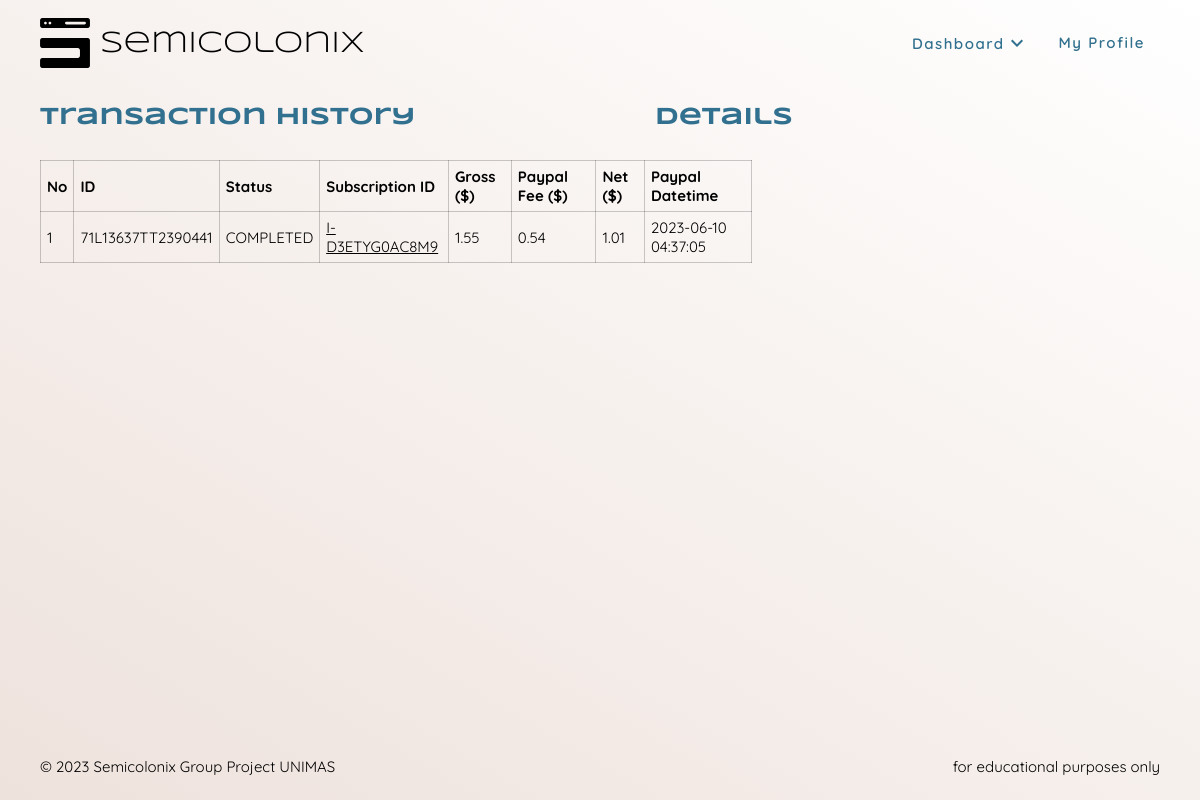
Before: /admin/transaction_history.php (signed in) with the older database file.
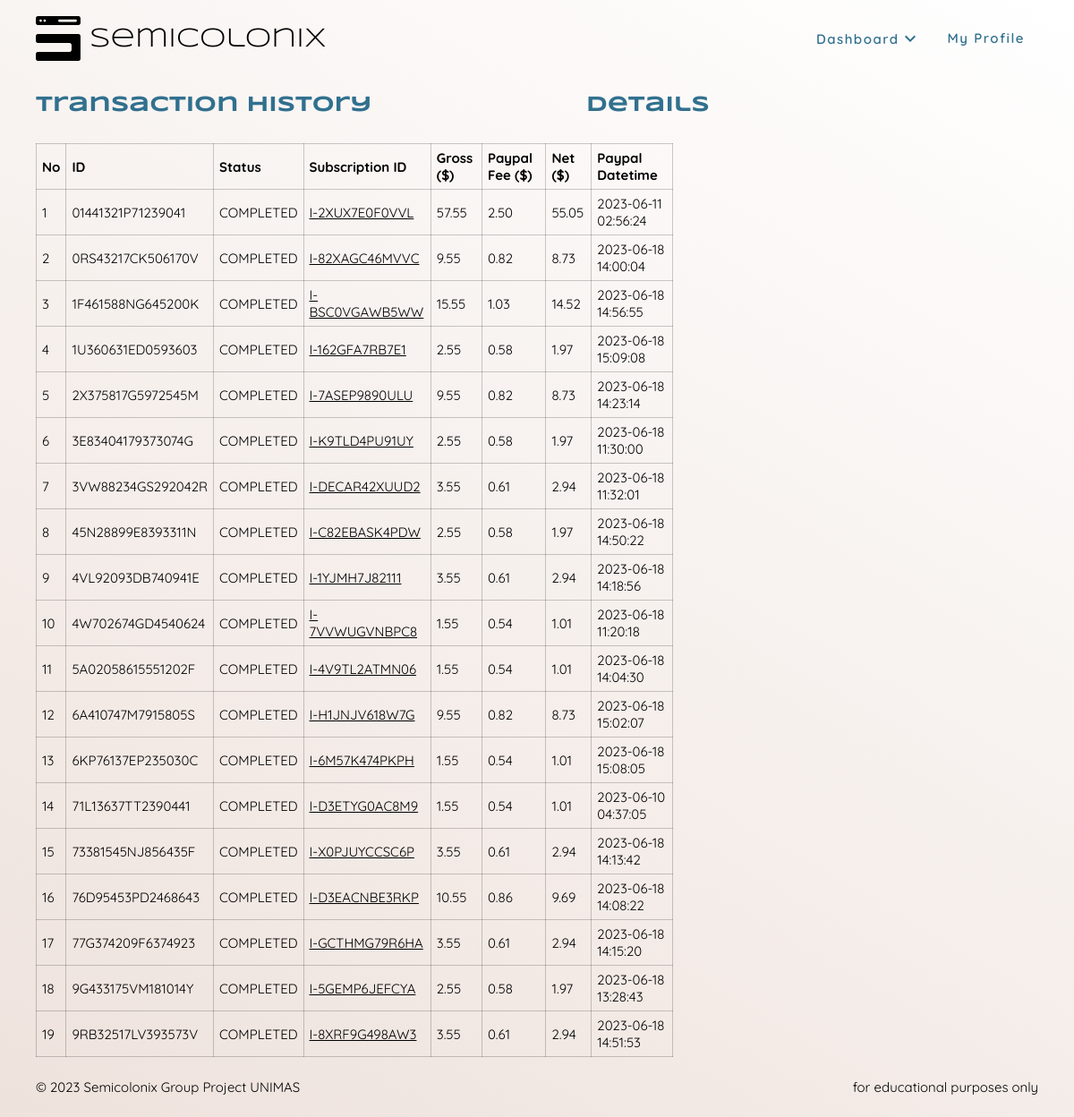
After: the same page with the newer database file.
### tables this page shows
CREATE TABLE `transaction` (
  `trans_id` varchar(255) NOT NULL,
  `trans_sub_id` varchar(255) NOT NULL,
  `trans_status` varchar(255) NOT NULL,
  `trans_currency_code` text NOT NULL,
  `trans_gross_amount` double(10,2) NOT NULL,
  `trans_fee_amount` double(10,2) NOT NULL,
  `trans_net_amount` double(10,2) NOT NULL,
  `trans_datetime` datetime NOT NULL
);

### handlers/get_all_transaction.php (called while the page is built, shortened)
<?php
function getAllTransaction(?string $transSubId = null)
{
    require($_SERVER['DOCUMENT_ROOT'] . "/config/conn.php");
    $response = array();
    $transInfo = array();
    try {
        if ($transSubId == null) {
            $query = "SELECT * FROM transaction";
        } else {
            $query = "SELECT * FROM transaction WHERE trans_sub_id = '" . $transSubId . "'";
        }
        $result = mysqli_query($conn, $query);
        while ($row = mysqli_fetch_assoc($result)) {
            $transInfo[] = $row;
        }
        $response = $transInfo;
    } catch (Exception $e) {
        $response['error'] = $e->getMessage();
    }
    return $response;
}

### admin/transaction_history.php (the view, shortened to what this page needs)
<?php
require_once($_SERVER['DOCUMENT_ROOT'] . "/config/conn.php");
include_once($_SERVER['DOCUMENT_ROOT'] . "/handlers/get_all_transaction.php");
$allTrans = getAllTransaction();
?>
<!DOCTYPE html>
<html lang="en">
<head>
    <link rel="stylesheet" href="/css/main.css">
    <link rel="stylesheet" href="/css/admin-transaction-history.css">
</head>
<body>
    <?php require_once($_SERVER['DOCUMENT_ROOT'] . "/includes/nav.php"); ?>
    <div class="main-container">
        <div class="grid-layout">
            <div class="grid-1">
                <table id="transaction-detail-table">
                    <caption class="c1 font-primary text-h1 font-w-700">Transaction History</caption>
                    <tr>
                        <th>No</th>
                        <th>ID</th>
                        <th>Status</th>
                        <th>Subscription ID</th>
                        <th>Gross ($)</th>
                        <th>Paypal Fee ($)</th>
                        <th>Net ($)</th>
                        <th>Paypal Datetime</th>
                    </tr>
                    <?php
                    $count = 0;
                    foreach ($allTrans as $temp) {
                        echo "<tr>";
                        echo "<td>" . ++$count . "</td>";
                        echo "<td>" . $temp['trans_id'] . "</td>";
                        echo "<td>" . $temp['trans_status'] . "</td>";
                        echo "<td id='show-sub-detail' data-sub-id='" . $temp['trans_sub_id'] . "' title='click to show details'>" . $temp['trans_sub_id'] . "</td>";
                        echo "<td>" . $temp['trans_gross_amount'] . "</td>";
                        echo "<td>" . $temp['trans_fee_amount'] . "</td>";
                        echo "<td>" . $temp['trans_net_amount'] . "</td>";
                        echo "<td>" . $temp['trans_datetime'] . "</td>";
                        echo "</tr>";
                    }
                    ?>
                </table>
            </div>
            <div class="grid-2">
                <h1 class="c1 font-primary text-h1 font-w-700">Details</h1>
                <div id="popup-detail"></div>
            </div>
        </div>
    </div>
    <?php require_once($_SERVER['DOCUMENT_ROOT'] . "/includes/footer.php"); ?>
</body>
</html>

Changed rows visible on the page:
added transaction: trans_id "01441321P71239041", trans_status "COMPLETED", trans_sub "I-2XUX7E0F0VVL", trans_gross_amount "57.55", trans_fee_amount "2.50", trans_net_amount "55.05", trans_datetime "2023-06-11 02:56:24"
added transaction: trans_id "0RS43217CK506170V", trans_status "COMPLETED", trans_sub "I-82XAGC46MVVC", trans_gross_amount "9.55", trans_fee_amount "0.82", trans_net_amount "8.73", trans_datetime "2023-06-18 14:00:04"
added transaction: trans_id "1F461588NG645200K", trans_status "COMPLETED", trans_sub "I-BSC0VGAWB5WW", trans_gross_amount "15.55", trans_fee_amount "1.03", trans_net_amount "14.52", trans_datetime "2023-06-18 14:56:55"
added transaction: trans_id "1U360631ED0593603", trans_status "COMPLETED", trans_sub "I-162GFA7RB7E1", trans_gross_amount "2.55", trans_fee_amount "0.58", trans_net_amount "1.97", trans_datetime "2023-06-18 15:09:08"
added transaction: trans_id "2X375817G5972545M", trans_status "COMPLETED", trans_sub "I-7ASEP9890ULU", trans_gross_amount "9.55", trans_fee_amount "0.82", trans_net_amount "8.73", trans_datetime "2023-06-18 14:23:14"
added transaction: trans_id "3E83404179373074G", trans_status "COMPLETED", trans_sub "I-K9TLD4PU91UY", trans_gross_amount "2.55", trans_fee_amount "0.58", trans_net_amount "1.97", trans_datetime "2023-06-18 11:30:00"
added transaction: trans_id "3VW88234GS292042R", trans_status "COMPLETED", trans_sub "I-DECAR42XUUD2", trans_gross_amount "3.55", trans_fee_amount "0.61", trans_net_amount "2.94", trans_datetime "2023-06-18 11:32:01"
added transaction: trans_id "45N28899E8393311N", trans_status "COMPLETED", trans_sub "I-C82EBASK4PDW", trans_gross_amount "2.55", trans_fee_amount "0.58", trans_net_amount "1.97", trans_datetime "2023-06-18 14:50:22"
added transaction: trans_id "4VL92093DB740941E", trans_status "COMPLETED", trans_sub "I-1YJMH7J82111", trans_gross_amount "3.55", trans_fee_amount "0.61", trans_net_amount "2.94", trans_datetime "2023-06-18 14:18:56"
added transaction: trans_id "4W702674GD4540624", trans_status "COMPLETED", trans_sub "I-7VVWUGVNBPC8", trans_gross_amount "1.55", trans_fee_amount "0.54", trans_net_amount "1.01", trans_datetime "2023-06-18 11:20:18"
added transaction: trans_id "5A02058615551202F", trans_status "COMPLETED", trans_sub "I-4V9TL2ATMN06", trans_gross_amount "1.55", trans_fee_amount "0.54", trans_net_amount "1.01", trans_datetime "2023-06-18 14:04:30"
added transaction: trans_id "6A410747M7915805S", trans_status "COMPLETED", trans_sub "I-H1JNJV618W7G", trans_gross_amount "9.55", trans_fee_amount "0.82", trans_net_amount "8.73", trans_datetime "2023-06-18 15:02:07"
added transaction: trans_id "6KP76137EP235030C", trans_status "COMPLETED", trans_sub "I-6M57K474PKPH", trans_gross_amount "1.55", trans_fee_amount "0.54", trans_net_amount "1.01", trans_datetime "2023-06-18 15:08:05"
added transaction: trans_id "73381545NJ856435F", trans_status "COMPLETED", trans_sub "I-X0PJUYCCSC6P", trans_gross_amount "3.55", trans_fee_amount "0.61", trans_net_amount "2.94", trans_datetime "2023-06-18 14:13:42"
added transaction: trans_id "76D95453PD2468643", trans_status "COMPLETED", trans_sub "I-D3EACNBE3RKP", trans_gross_amount "10.55", trans_fee_amount "0.86", trans_net_amount "9.69", trans_datetime "2023-06-18 14:08:22"
added transaction: trans_id "77G374209F6374923", trans_status "COMPLETED", trans_sub "I-GCTHMG79R6HA", trans_gross_amount "3.55", trans_fee_amount "0.61", trans_net_amount "2.94", trans_datetime "2023-06-18 14:15:20"
added transaction: trans_id "9G433175VM181014Y", trans_status "COMPLETED", trans_sub "I-5GEMP6JEFCYA", trans_gross_amount "2.55", trans_fee_amount "0.58", trans_net_amount "1.97", trans_datetime "2023-06-18 13:28:43"
added transaction: trans_id "9RB32517LV393573V", trans_status "COMPLETED", trans_sub "I-8XRF9G498AW3", trans_gross_amount "3.55", trans_fee_amount "0.61", trans_net_amount "2.94", trans_datetime "2023-06-18 14:51:53"
